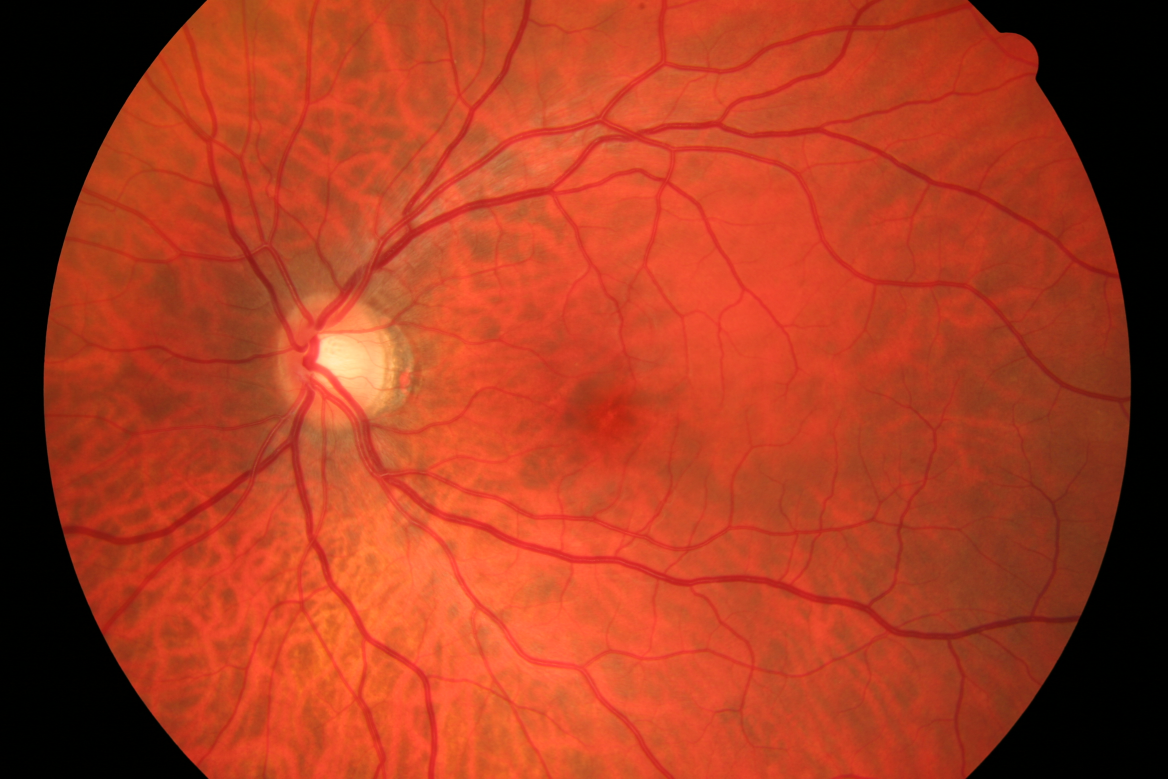
#> input picture PythonPrograms/02_h.jpg, 3504 x 2336 px, found by its file name (shown at 1/3 size)
$ python PILTest.py   (older library calls are emulated)
#> lines starting #> are read from the running program, lines starting #| are printed output that depends on the picture
from PIL import Image
from matplotlib.pylab import *
import numpy as np
import matplotlib.pyplot as plt
import matplotlib.image as mpimg
from skimage import io, color, filters

img  = Image.open('02_h.jpg')
#> img is the input picture: PIL image 3504x2336 RGB; mean R, G, B 169.4, 59.9, 32.6
gray = img.convert('L')
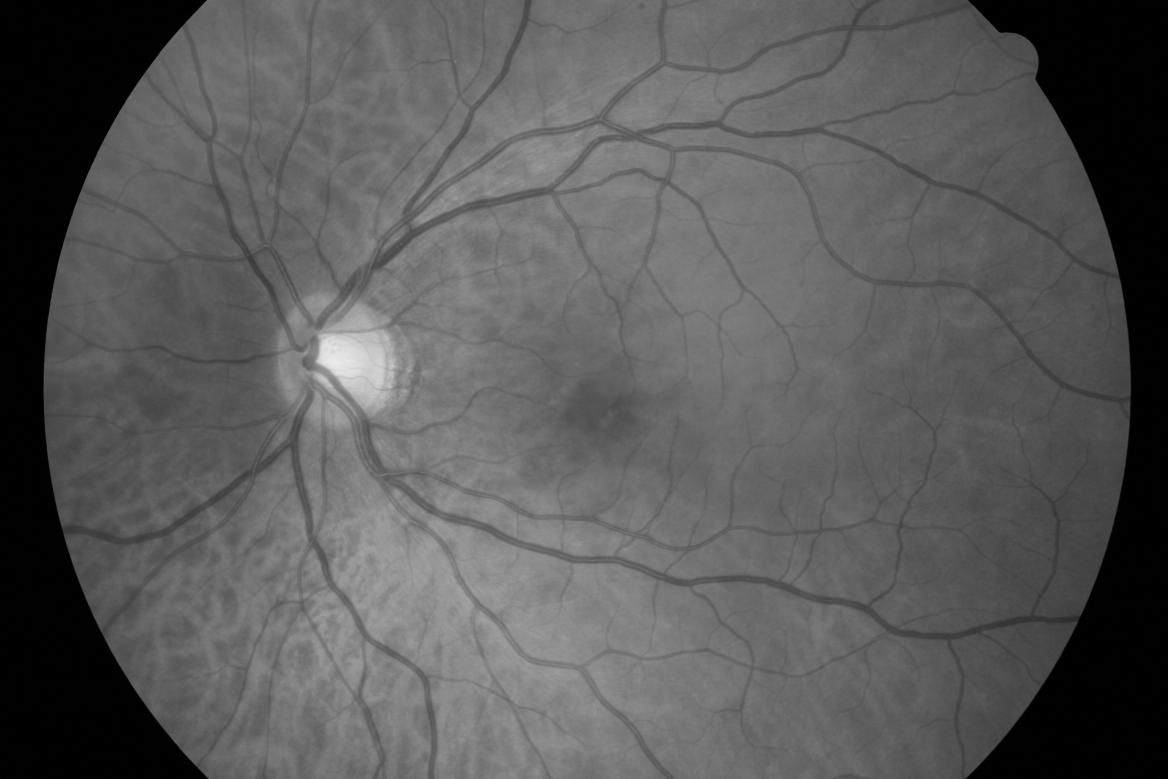
#> gray: PIL image 3504x2336 L (shown at 1/3 size); min 0, max 237, mean 89.5
R,G,B = img.split()
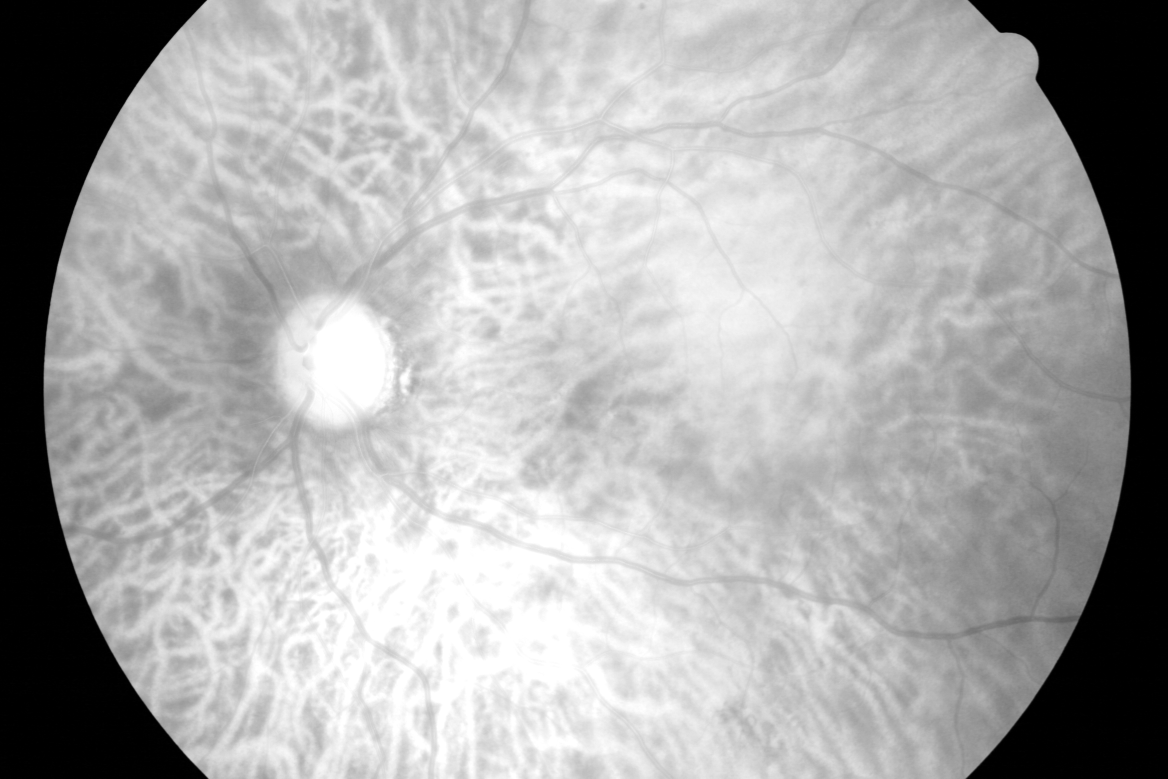
#> R: PIL image 3504x2336 L (shown at 1/3 size); min 0, max 255, mean 169.4
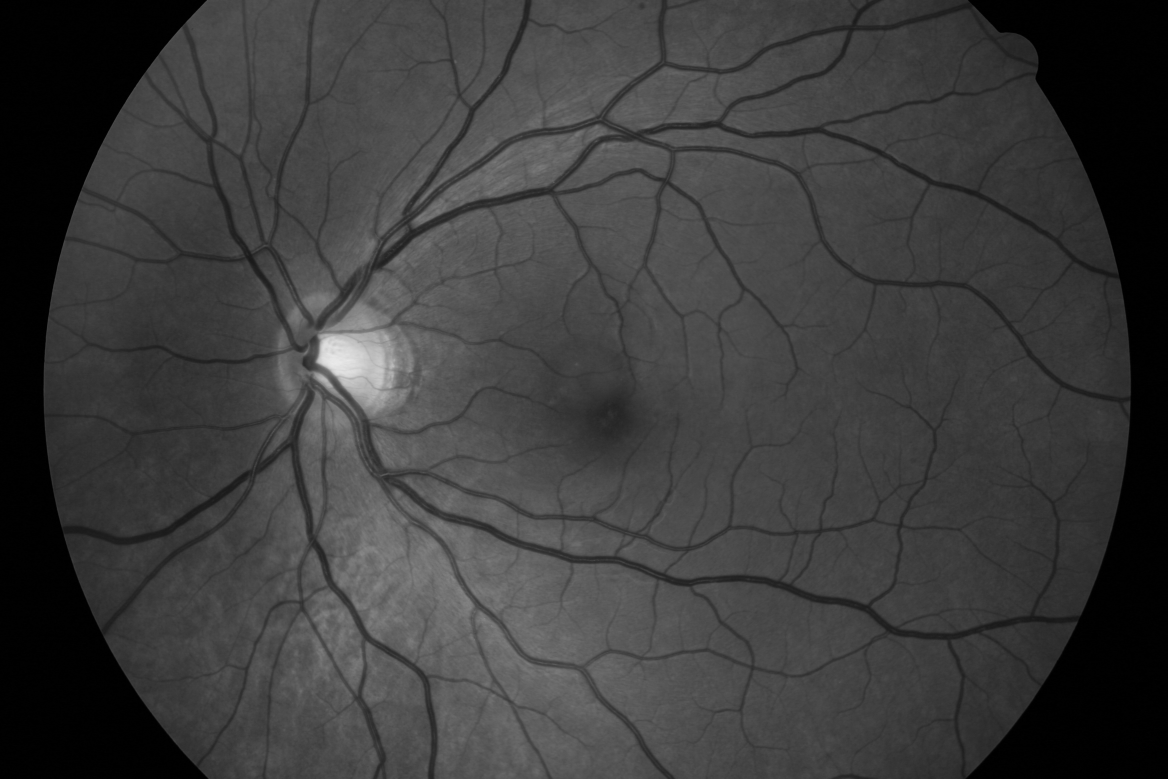
#> G: PIL image 3504x2336 L (shown at 1/3 size); min 0, max 237, mean 59.9
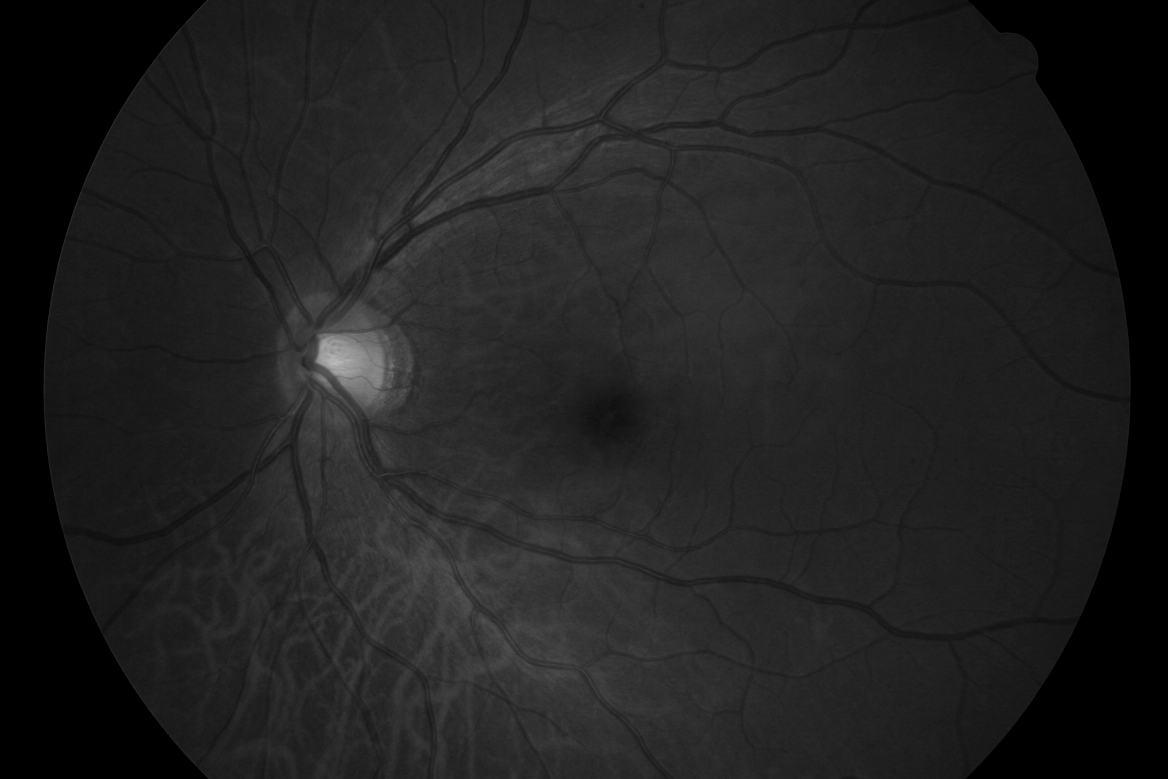
#> B: PIL image 3504x2336 L (shown at 1/3 size); min 0, max 190, mean 32.6
fig = figure();
fig.add_subplot(2,2,1);
imshow(img);

fig.add_subplot(2,2,2);
imshow(R);
#show()
fig.add_subplot(2,2,3);
imshow(G);
#show()
fig.add_subplot(2,2,4);
imshow(B)
#show()
## Cropping
box = (800,800,2000,2000)
region = img.crop(box)
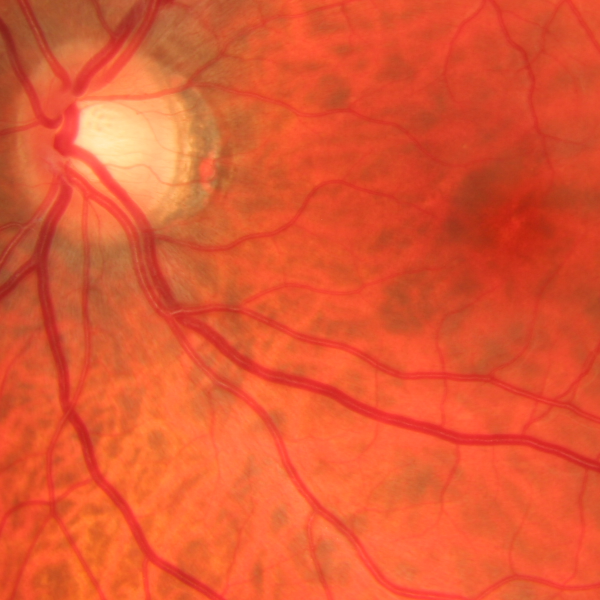
#> region: PIL image 1200x1200 RGB (shown at 1/2 size); mean R, G, B 226.1, 88.1, 50.2
imshow(region)
show()

# [17 lines of commented-out code are left out]
